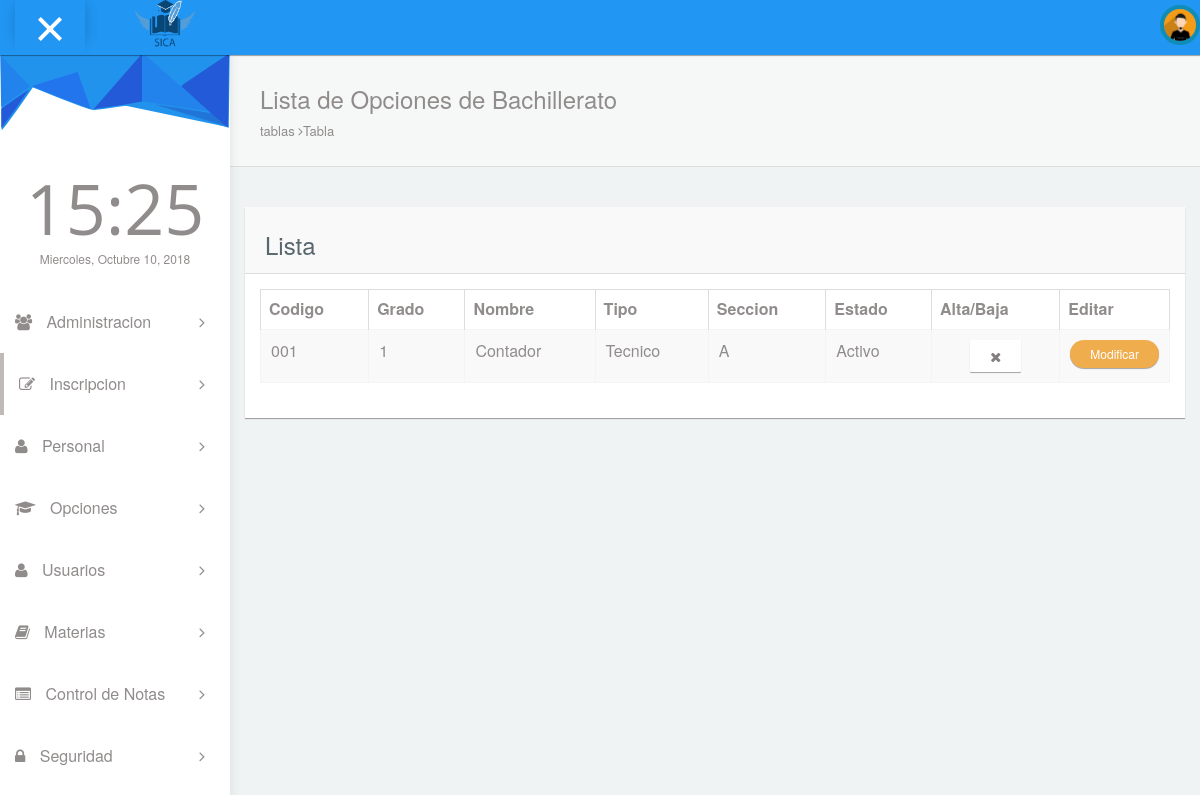
Screenshot of /pages/listaOpciones.php with the database file from the repository.
### tables this page shows
CREATE TABLE `topciones` (
  `eid_opcion` int(11) NOT NULL,
  `ecupo_maximo` int(11) NOT NULL,
  `efk_bto` int(11) NOT NULL,
  `efk_grado` int(11) NOT NULL,
  `efk_seccion` int(11) NOT NULL,
  `eestado` int(11) NOT NULL
);

CREATE TABLE `tbachilleratos` (
  `eid_bachillerato` int(11) NOT NULL,
  `ccodigo` varchar(20) NOT NULL,
  `cnombe` varchar(30) NOT NULL,
  `cdescripcion` varchar(200) NOT NULL,
  `efk_tipo` int(11) NOT NULL,
  `eestado` int(11) NOT NULL
);

CREATE TABLE `tgrado` (
  `eid_grado` int(11) NOT NULL,
  `cgrado` int(11) NOT NULL
);

CREATE TABLE `ttipobachillerato` (
  `eid_tipo` int(11) NOT NULL,
  `ctipo` varchar(50) NOT NULL
);

CREATE TABLE `tsecciones` (
  `eid_seccion` int(11) NOT NULL,
  `cseccion` varchar(10) NOT NULL
);

### pages/tablaOpcCom.php (the view)
<?php
include "../config/conexion.php";
$result = $conexion->query("SELECT tsecciones.cseccion,topciones.eestado,eid_opcion,ecupo_maximo,efk_bto,efk_grado,efk_seccion,tbachilleratos.cnombe,ccodigo,tgrado.cgrado,ttipobachillerato.ctipo FROM topciones INNER JOIN tsecciones ON topciones.efk_seccion = tsecciones.eid_seccion INNER JOIN tbachilleratos ON topciones.efk_bto = tbachilleratos.eid_bachillerato INNER JOIN tgrado ON topciones.efk_grado = tgrado.eid_grado INNER JOIN ttipobachillerato ON tbachilleratos.efk_tipo = ttipobachillerato.eid_tipo where tbachilleratos.eestado='1'ORDER BY eid_grado");
if ($result) {
    while ($fila = $result->fetch_object()) {
        echo "<tr>";
        echo "<td>" . $fila->ccodigo . "</td>";
        echo "<td>" . $fila->cgrado . "</td>";
        echo "<td>" . $fila->cnombe . "</td>";
        echo "<td>" . $fila->ctipo . "</td>";
        echo "<td>" . $fila->cseccion . "</td>";
        if ($fila->eestado==1) {
          echo "<td>Activo</td>";
          echo "<td style='text-align:center;'><button title='Desactivar el registro' align='center' type='button' class='btn btn-default' onclick=confirmarAct(" . $fila->eid_opcion . ",1);><i class='fa fa-remove'></i>
             </button></td>";
       }else
       {
          echo "<td>Inactivo</td>";
          echo "<td style='text-align:center;'><button title='Activar el registro' align='center' type='button' class='btn btn-default' onclick=confirmarAct(" . $fila->eid_opcion . ",2);><i class='fa fa-check'></i>
             </button></td>";
       }
       $aux= "<button type=\"button\" class=\"btn btn-warning btn-sm btn-round\" ";
       $aux.="onclick=\"editar('".$fila->eid_opcion."','".$fila->efk_grado."','".$fila->efk_bto."','".$fila->efk_seccion."','".$fila->ecupo_maximo."')\";>";
       $aux.="Modificar</button>";
       echo "<td width='90'>";
       echo $aux;
        echo "</tr>";
    }
}
?>

### rows the page displays
topciones: efk_bto.ccodigo "001", efk_grado.cgrado "1", efk_bto.cnombe "Contador", ttipobachillerato.ctipo "Tecnico", efk_seccion.cseccion "A"
